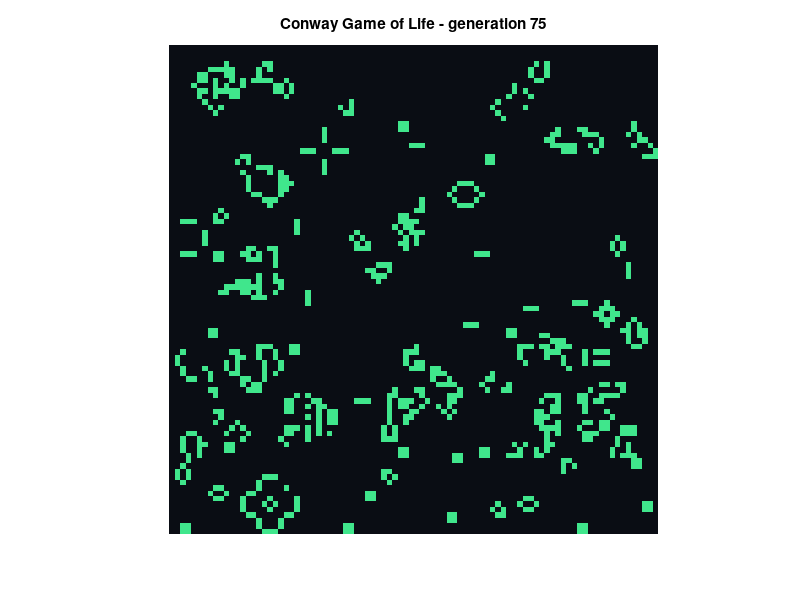

Write MATLAB code to recreate this figure.
%=============================================================================
% Copyright (c) 2026-present Allan CORNET (Nelson)
%=============================================================================
% This file is part of Nelson.
%=============================================================================
% LICENCE_BLOCK_BEGIN
% SPDX-License-Identifier: LGPL-3.0-or-later
% LICENCE_BLOCK_END
%=============================================================================
% Animate Conway's Game of Life from a reproducible random population.
rng(42);
gridSize = 90;
frameCount = 75;
population = rand(gridSize) < 0.28;
neighborKernel = ones(3);

figureHandle = figure('Name', 'Conway Game of Life', 'NumberTitle', 'off');
axesHandle = axes('Parent', figureHandle);
imageHandle = image('Parent', axesHandle, 'CData', double(population), ...
  'CDataMapping', 'scaled');
axis(axesHandle, 'image');
axis(axesHandle, 'off');
colormap(axesHandle, [0.04 0.05 0.08; 0.25 0.90 0.55]);

for frameIndex = 1:frameCount
  if ~isgraphics(figureHandle) || ~isgraphics(imageHandle)
    break
  end
  neighborCount = conv2(double(population), neighborKernel, 'same') - population;
  population = neighborCount == 3 | (population & neighborCount == 2);
  set(imageHandle, 'CData', double(population));
  title(axesHandle, sprintf('Conway Game of Life - generation %d', frameIndex));
  drawnow();
  pause(0.025);
end
%=============================================================================
